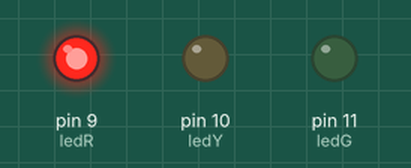
Simulated run of this sketch. Board: Arduino Uno, built with avr-gcc and run on an emulated ATmega328P. Parts: output pins drawn as LEDs (lit = HIGH).

Above: at 6.0 s.
At 12.3 s:
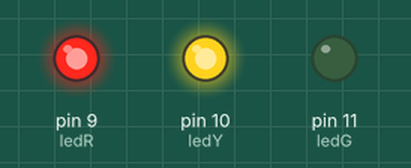
At 18.7 s:
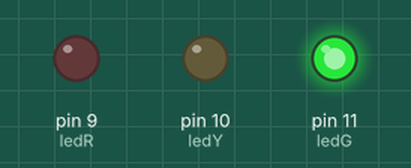
At 25.1 s:
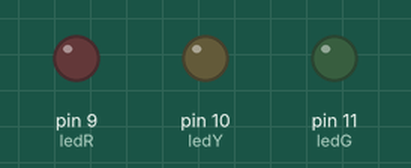
At 28.1 s:
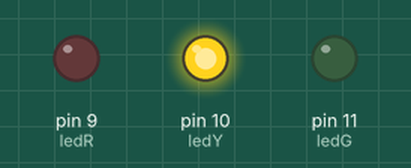
Timing chart, 0 to 37.1 s (numbered marks = the images above):
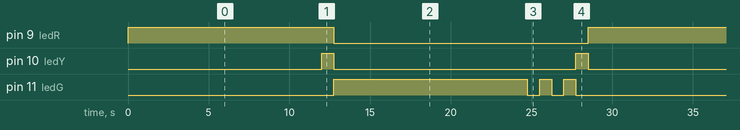

Measured:
- by itself, pin 9 (ledR): alternates HIGH for 12.8 s and LOW for 15.8 s
- by itself, pin 10 (ledY): repeats every 28.5 s: LOW 15.0 s, HIGH 0.75 s, LOW 12.0 s, HIGH 0.75 s
- by itself, pin 11 (ledG): repeats every 28.5 s: 2 × (LOW 0.75 s, HIGH 0.75 s), LOW 13.5 s, HIGH 12.0 s

The sketch:

Svetofor.ino
```cpp
#define ledR 9
#define ledY 10
#define ledG 11 // the PWM pin the LED is attached to
#define scale 3000  //это для мастабирования времени светофора

void setup() {

  pinMode(ledR, OUTPUT);
  pinMode(ledG, OUTPUT);
  pinMode(ledY, OUTPUT);
  analogWrite(ledR, 0);
  analogWrite(ledY, 0);
  analogWrite(ledG, 0);

}


void loop() {
    digitalWrite(ledR, HIGH);
    delay(scale * 4);
    digitalWrite(ledY, HIGH);
    delay(scale/4);
    digitalWrite(ledR, LOW);
    digitalWrite(ledY, LOW);
    digitalWrite(ledG, HIGH);
    delay(scale*4);
    digitalWrite(ledG, LOW);
    delay(scale/4);
    digitalWrite(ledG, HIGH);
    delay(scale/4);
    digitalWrite(ledG, LOW);
    delay(scale/4);
    digitalWrite(ledG, HIGH);
    delay(scale/4);
    digitalWrite(ledY, HIGH);
    digitalWrite(ledG, LOW);
    delay(scale/4);
    digitalWrite(ledY, LOW);
}
```
